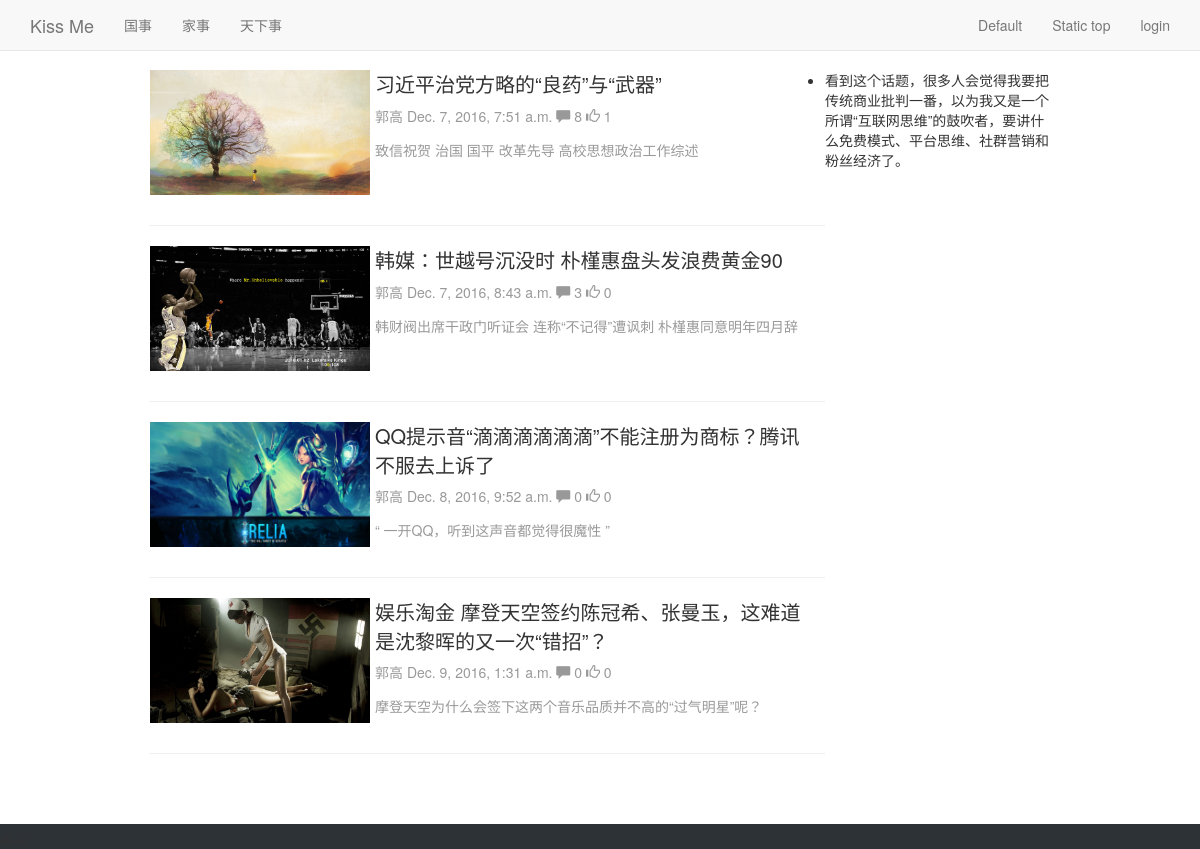
The page /bbs/ on the database its author committed.
### bbs/models.py (models this page shows, shortened)
class Category(models.Model):
    name = models.CharField(max_length=64,unique=True)
    brief = models.CharField(u"文章介绍",null=True,blank=True,max_length=255)
    set_as_top_menu = models.BooleanField(default=False)
    position_index = models.SmallIntegerField()
    admins = models.ManyToManyField("UserProfile",blank=True)
    def __str__(self):
        return self.name

class Article(models.Model):
    title = models.CharField(u"标题",max_length=255)
    brief = models.CharField(u"文章介绍",null=True,blank=True,max_length=255)
    category = models.ForeignKey('Category')
    content = models.TextField(u"文章内容")
    author = models.ForeignKey("UserProfile")
    pub_date = models.DateTimeField(blank=True,null=True)
    last_modify = models.DateTimeField(auto_now=True)
    priority = models.IntegerField(u"优先级",default=1000)
    head_img = models.ImageField(u"标题图片",blank=True,null=True,upload_to="img")
    status_choices = (
        ('draft',u"草稿"),
        ('published',u"已发布"),
        ('hidden',u"隐藏")
    )
    status = models.CharField(choices=status_choices,default='published',max_length=64)

class UserProfile(models.Model):
    user = models.OneToOneField(User)
    name = models.CharField(max_length=32)
    signature = models.CharField(max_length=255,blank=True)
    head_img = models.ImageField(height_field=150,width_field=150,blank=True,null=True)

### bbs/views.py (the view)
def index(request):
    article_list = models.Article.objects.filter(status='published')
    return render(request,"bbs/index.html",{"category_list":category_list,
                                            "article_list":article_list,
                                            })

### bbs/templatetags/custom.py (called while the page is built)
@register.filter
def truncate_url(img_obj):
    if img_obj == None:
        pass
    else:
        return img_obj.name.split("/",maxsplit=1)[-1]#取掉setting中设置img路径，从而返回前端找到图片

@register.simple_tag
def filter_comment(article_obj):
    query_set = article_obj.comment_set.select_related()
    comments = {
        'comment_count': query_set.filter(comment_type=1).count(),#统计评论数
        'thumb_count':query_set.filter(comment_type=2).count(),#统计点赞数
    }
    return comments

### templates/bbs/index.html (shortened to what this page needs)
{% extends 'base.html' %}
{% load custom %}
{% block page-container %}
    <div class="wrap-left">
        {% for article in article_list %}
            <div class="article-box row">
                <div class="article-head-img col-md-4">
                    <img src="/static/{{ article.head_img | truncate_url}}">
                </div>
                <div class="article-brief col-md-8">
                    <a href="{% url 'article_detail' article.id %}" class="article-title">{{ article.title }}</a>
                    <div class="article_brief-info">
                        <span>
                            {{ article.author.name }}
                        </span>
                        <span>
                            {{ article.pub_date }}
                        </span>
                            {% filter_comment article as comments %}
                        <span class="glyphicon glyphicon-comment"></span>
                        {{ comments.comment_count }}
                        <span class="glyphicon glyphicon-thumbs-up"></span>
                        {{ comments.thumb_count }}
                    </div>
                    <div class="article-brief-text">
                        <span>{{ article.brief }}</span>
                    </div>
                </div>
            </div>
            <hr>
        {% endfor %}
    </div>
    <div class="wrap-right">
     看到这个话题，很多人会觉得我要把传统商业批判一番，以为我又是一个所谓“互联网思维”的鼓吹者，要讲什么免费模式、平台思维、社群营销和粉丝经济了。
    </div>
{% endblock %}

### templates/base.html (shortened to what this page needs)
<!DOCTYPE html>
<html lang="en"><head><meta http-equiv="Content-Type" content="text/html; charset=UTF-8">
    <link href="/static/css/bootstrap.min.css" rel="stylesheet">
    <link href="/static/css/navbar-fixed-top.css" rel="stylesheet">
    <link href="/static/css/custom.css" rel="stylesheet">
  </head>
  <body> {% csrf_token %}
    <nav class="navbar navbar-default navbar-fixed-top" role="navigation">
      <div class="container">
        <div class="navbar-header">
          <a class="navbar-brand" href="/bbs">Kiss Me</a>
        </div>
        <div id="navbar" class="navbar-collapse collapse">
          <ul class="nav navbar-nav">
              {% for category in category_list %}
                  {% if category.id == category_obj.id %}
                      <li class="active"><a href="/bbs/category/{{ category.id }}">{{ category }}</a></li>
                  {% else %}
                      <li class=""><a href="/bbs/category/{{ category.id }}">{{ category }}</a></li>
                  {% endif %}
              {% endfor %}
          </ul>
          <ul class="nav navbar-nav navbar-right">
            <li><a href="#">Default</a></li>
            <li><a href="#">Static top</a></li>
              {% if request.user.is_authenticated %}
                  <li class="active"><a href="#">{{ request.user.userprofile.name }}</a></li>
                  <li class="" ><a href="{% url 'logout' %}?next={{ request.path }}">logout</a> </li>
              {% else %}
                  <li class=""><a href="{% url 'login' %}?next={{ request.path }}">login</a></li>
              {% endif %}
          </ul>
        </div>
      </div>
    </nav>
    <div class="page-container">
        {% block page-container %}{% endblock %}
    </div>
    <footer class="footer">
    </footer>
</body></html>

### statics/css/navbar-fixed-top.css (style rules this page uses)
body { min-height: 2000px; padding-top: 70px; }

### statics/css/custom.css (style rules this page uses)
.page-container { padding-left: 150px; padding-right: 150px; }
.wrap-left { width: 75%; float: left; }
.wrap-right { width: 25%; float: left; display: list-item; text-align: -webkit-match-parent; }
.footer { margin-top: 50px; position: relative; background-color: #2d3237; padding-top: 5px; min-width: 1170px; z-index: 210; }
.article-head-img img { width: 220px; height: 125px; }
.article-box { padding-bottom: 10px; }
.article-brief { margin-left: -10px; }
.article-title { font-size: 20px; }
a { color: #333; }
body { min-height: 100%; padding-top: 70px; }
.article_brief-info { margin-top: 5px; font-size: 14px; color: #999; line-height: 24px; }
.article-brief-text { margin-top: 10px; font-size: 14px; color: #999; line-height: 24px; }

### rows shown on the page
Category: name "国事"
Category: name "家事"
Category: name "天下事"
Article: head_img (picture), title "习近平治党方略的“良药”与“武器”", author.name "郭高", pub_date "Dec. 7, 2016, 7:51 a.m.", comment_count "8", thumb_count "1", brief "致信祝贺 治国 国平 改革先导 高校思想政治工作综述"
Article: head_img (picture), title "韩媒：世越号沉没时 朴槿惠盘头发浪费黄金90", author.name "郭高", pub_date "Dec. 7, 2016, 8:43 a.m.", comment_count "3", thumb_count "0", brief "韩财阀出席干政门听证会 连称“不记得”遭讽刺 朴槿惠同意明年四月辞"
Article: head_img (picture), title "QQ提示音“滴滴滴滴滴滴”不能注册为商标？腾讯不服去上诉了", author.name "郭高", pub_date "Dec. 8, 2016, 9:52 a.m.", comment_count "0", thumb_count "0", brief "“ 一开QQ，听到这声音都觉得很魔性 ”"
Article: head_img (picture), title "娱乐淘金 摩登天空签约陈冠希、张曼玉，这难道是沈黎晖的又一次“错招”？", author.name "郭高", pub_date "Dec. 9, 2016, 1:31 a.m.", comment_count "0", thumb_count "0", brief "摩登天空为什么会签下这两个音乐品质并不高的“过气明星”呢？"
